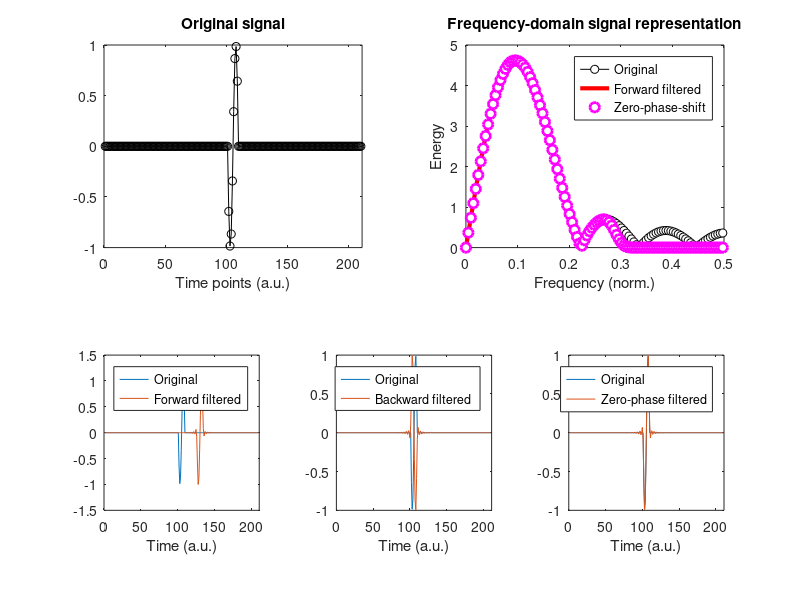

The MATLAB script that drew this image:
%%
%     COURSE: Signal processing problems, solved in MATLAB and Python
%    SECTION: Filtering
%      VIDEO: Causal and zero-phase-shift filters
% Instructor: sincxpress.com
%
%%

clear

% create a simple signal
signal = [ zeros(1,100) cos(linspace(pi/2,5*pi/2,10)) zeros(1,100) ];
n = length(signal);

% plot it and its power spectrum
figure(1), clf
subplot(221)
plot(1:n,signal,'ko-')
set(gca,'xlim',[0 n+1])
title('Original signal')
xlabel('Time points (a.u.)')


subplot(222)
plot(linspace(0,1,n),abs(fft(signal)),'ko-','markerfacecolor','w')
set(gca,'xlim',[0 .5])
xlabel('Frequency (norm.)'), ylabel('Energy')
title('Frequency-domain signal representation')

%% apply a low-pass causal filter

% note: frequency listed as fraction of Nyquist (not sampling rate!)
fkern = fir1(50,.6,'low');
fsignal = filter(fkern,1,signal);
subplot(234)
plot(1:n,signal, 1:n,fsignal)
set(gca,'xlim',[0 n+1]), axis square
xlabel('Time (a.u.)')
legend({'Original';'Forward filtered'})


% flip the signal backwards
fsignalFlip = fsignal(end:-1:1);
% and show its spectrum
subplot(222), hold on
plot(linspace(0,1,n),abs(fft(fsignal)),'r','linew',3)



% filter the flipped signal
fsignalF = filter(fkern,1,fsignalFlip);
subplot(235)
plot(1:n,signal, 1:n,fsignalF)
set(gca,'xlim',[0 n+1]), axis square
xlabel('Time (a.u.)')
legend({'Original';'Backward filtered'})


% finally, flip the double-filtered signal
fsignalF = fsignalF(end:-1:1);
subplot(236)
plot(1:n,signal, 1:n,fsignalF)
set(gca,'xlim',[0 n+1]), axis square
xlabel('Time (a.u.)')
legend({'Original';'Zero-phase filtered'})

subplot(222)
plot(linspace(0,1,n),abs(fft(fsignalF)),'mo','markersize',7,'markerfacecolor','w','linew',2)
legend({'Original';'Forward filtered';'Zero-phase-shift'})


%% done.
